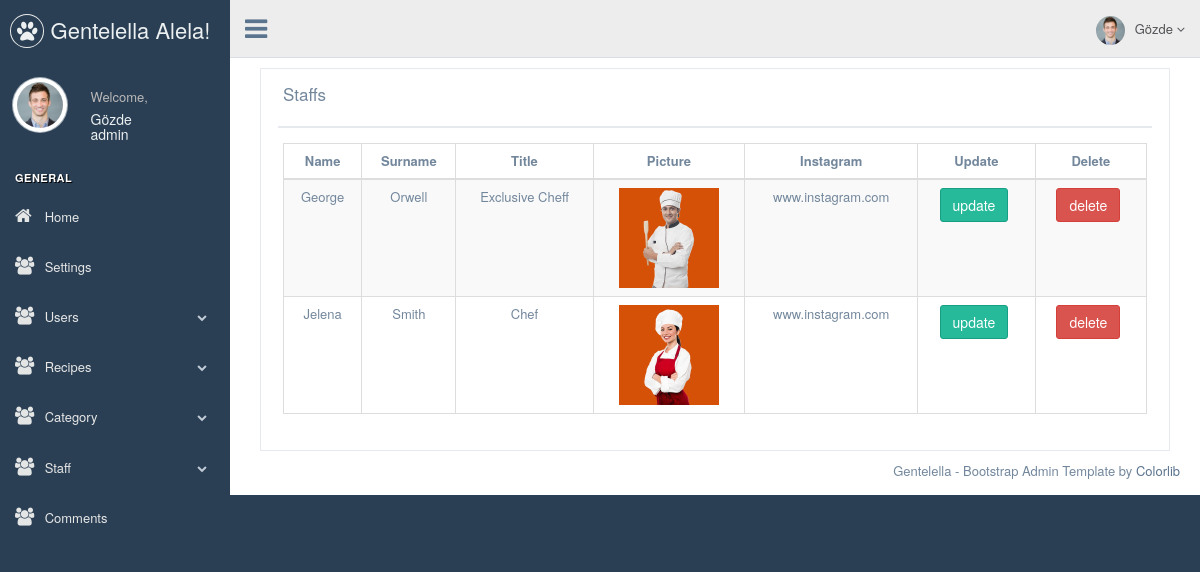
Screenshot of /admin/staff.php (signed in) with the database file from the repository.
### tables this page shows
CREATE TABLE `users` (
  `userid` int(10) NOT NULL,
  `username` varchar(100) NOT NULL,
  `usersurname` varchar(100) NOT NULL,
  `usermail` varchar(100) NOT NULL,
  `userpassword` varchar(100) NOT NULL,
  `userrights` int(2) NOT NULL,
  `usersalt` varchar(100) NOT NULL,
  `deleted` int(1) NOT NULL DEFAULT 0
);

CREATE TABLE `rights` (
  `rightsid` int(10) NOT NULL,
  `rightsname` varchar(50) NOT NULL,
  `rights` varchar(500) NOT NULL,
  `deleted` int(1) NOT NULL DEFAULT 0
);

CREATE TABLE `staff` (
  `staffid` int(10) NOT NULL,
  `staffname` varchar(50) NOT NULL,
  `staffsurname` varchar(50) NOT NULL,
  `stafftitle` varchar(100) NOT NULL,
  `staffpicture` varchar(250) NOT NULL,
  `staffinsta` varchar(250) NOT NULL,
  `deleted` int(1) NOT NULL DEFAULT 0
);

### admin/class/DB.php (called while the page is built, shortened)
<?php
class DB{
	public  static $_connect=null;
	private $_pdo,
	$_query,
	$_counter=0,
	$_result,
	$_errors=false;
	public  function __construct(){
		try {
			$this->_pdo = new PDO('mysql:host=localhost;dbname=dinner', "root", "");
			$this->_pdo->exec("set names utf8");
		} catch (PDOException $e) {
			die($e->getMessage());
		}
	}
	public static function connect(){
		if(!isset(self::$_connect)){
			self::$_connect = new DB();
		}
		return self::$_connect;
	}
	public  function bring($fields=array()){
		if(count($fields)){
			switch ($fields[1]) {
				case 'all':
				$sql="select * from $fields[0] where deleted = ?";
				if(!$this->query($sql,array(0))->errors()){
					return $this;
				}else{
					return false;
				}
				break;
				case 'query':
				$file=$fields[2];
				$operator=$fields[3];
				$value=$fields[4];
				$sql="select * from $fields[0] where deleted = ? and  $file $operator ? ";
				if(!$this->query($sql,array(0,$value))->errors()){
					return $this;
				}else{
					return false;
				}
				break;
			}
		}else{
			return false;
		}
	}
	public  function query($sql=null,$parametre=array()){
		if($sql && count($parametre)){
			if($this->_query=$this->_pdo->prepare($sql)){
				$x=1;
				if(count($parametre)){
					foreach ($parametre as $param) {
						$this->_query->bindValue($x,$param);
						$x++;
					}
					if($this->_query->execute()){
						$this->_result=$this->_query->fetchAll(PDO::FETCH_OBJ);
						$this->_counter=$this->_query->rowCount();
					}else{
						$this->_errors=true;
					}
					return $this;
				}else{
					return false;
				}
			}else{
				return false;
			}
		}else{
			return false;
		}
	}
	public  function counter(){
		return $this->_counter;
	}
	public  function errors(){
		return $this->_errors;
	}
	public  function first(){
		return $this->_result[0];
	}
}
?>

### admin/class/User.php (called while the page is built, shortened)
<?php
class User{
	private $_db,
	$_session,
	$_data,
	$_rightsname,
	$_counter=0;
	public function __construct($userid=null){
		$this->_db =  DB::connect();
		$this->_session="users";
		if(!$userid){
			if(Session::check($this->_session)){
				$sqldata=$this->_db->bring(array("users","query","usersalt","=",Session::bring($this->_session)));
				if($sqldata->counter()){
					$this->_data=$sqldata->first();
					$rights=$this->_db->bring(array("rights","query","rightsid","=",$this->_data->userrights));
					$this->_rightsname=$rights->first()->rightsname;
					return $this;
				}
			}else{
				return false;
			}
		}
	}
	public function rights($rights=null){
		if($rights){
			if($rightsquery=$this->_db->bring(array("rights","query","rightsid","=",$this->data()->userrights))){
				if($rightsquery->counter()){
					$rightsresult=json_decode($rightsquery->first()->rights,true);
					if(isset($rightsresult[$rights]) && $rightsresult[$rights]==true){
						return true;
					}else{
						return false;
					}
				}else{
					return false;
				}
			}else{
				return false;
			}
		}else{
			return false;
		}
	}
	public function data(){
		return $this->_data;
	}
	public function rightsname(){
		return $this->_rightsname;
	}
}

### admin/class/Session.php (called while the page is built, shortened)
<?php
class Session{
	public static function check($name=null){
		if($name){
			return (isset($_SESSION[$name]))? true : false;
		}else{
			return false;
		}
	}
	public static function bring($name=null){
		if($name){
			if(self::check($name)){
				return $_SESSION[$name];
			}else{
				return false;
			}
		}else{
			return false;
		}
	}
}
?>

### admin/class/Main.php (called while the page is built, shortened)
<?php
class Main{
	private $_db,
	$_data,
	$_counter;
	public  function __construct($data=array()){
		$this->_db=DB::connect();
	}
	public  function databring($fields){
		if(count($fields)){
			if($databr=$this->_db->bring($fields)){
				if($databr->counter()){
					$this->_counter=$databr->counter();
					if(count($databr->all())===1){
						$this->_data=$databr->first();
					}elseif(count($databr->all())>1){
						$this->_data=$databr->all();
					}
					return true;
				}else{
					return false;
				}
			}else{
				return false;
			}
		}else{
			return false;
		}
	}
	public  function data(){
		return $this->_data;
	}
	public  function counter(){
		return $this->_counter;
	}
}
?>

### admin/staff.php (the view, shortened to what this page needs)
<?php include 'header.php';
?>
<div class="right_col" role="main">
	<div class="col-md-12 col-sm-12 col-xs-12">
		<div class="x_panel">
			<div class="x_title">
				<h2>Staffs</small></h2>
				<div class="clearfix"></div>
			</div>
			<div class="x_content">
				<table id="datatable" class="table table-striped table-bordered">
					<thead>
						<tr>
							<th style="text-align: center;">Name</th>
							<th style="text-align: center;">Surname</th>
							<th style="text-align: center;">Title</th>
							<th style="text-align: center;">Picture</th>
							<th style="text-align: center;">Instagram</th>
							<th style="text-align: center;">Update</th>
							<th style="text-align: center;">Delete</th>
						</tr>
					</thead>
					<tbody>
						<?php
						$staff = new Main();
						$staff->databring(array("staff","all"));
						if($staff->counter()){
							foreach ($staff->data() as $key) { ?>
								<tr id="<?php echo $key->staffid; ?>">
									<td style="text-align: center;"><?php echo $key->staffname; ?></td>
									<td style="text-align: center;" ><?php echo $key->staffsurname  ?> </td>
									<td style="text-align: center;" ><?php echo $key->stafftitle  ?> </td>
									<td style="text-align: center;" ><img width="100px" height="100px"   src="<?php echo $key->staffpicture;  ?>"></td>
									<td style="text-align: center;" ><?php echo $key->staffinsta;  ?> </td>
									<td style="text-align: center;" ><a href="updatestaff.php?id=<?php echo $key->staffid ?>"><input type="button" class="btn btn-success" name="update" value="update"></a></td>
									<td style="text-align: center;">
										<input type="button" class="btn btn-danger" onclick="$.del('staff',<?php echo $key->staffid; ?>)" name="delete" value="delete">
									</td>
								</tr>
							<?php	}
						}else{
							Main::direct("index");
						}
						?>
					</tbody>
				</table>
			</div>
		</div>
	</div>
</div>
</div>
<?php include 'footer.php' ?>

### admin/header.php (shortened to what this page needs)
<?php
$user = new User();
if(!Session::check("users")){
  Main::direct("login");
}elseif($user->rights("panel")){
  $userr=$user->data();
}else{
 Main::direct("../index");
}
?>
<!DOCTYPE html>
<html lang="en">
<head>
  <link href="public/vendors/bootstrap/dist/css/bootstrap.min.css" rel="stylesheet">
  <link href="public/vendors/font-awesome/css/font-awesome.min.css" rel="stylesheet">
  <link href="public/vendors/nprogress/nprogress.css" rel="stylesheet">
  <link href="public/vendors/iCheck/skins/flat/green.css" rel="stylesheet">
  <link href="public/vendors/bootstrap-progressbar/css/bootstrap-progressbar-3.3.4.min.css" rel="stylesheet">
  <link href="public/vendors/jqvmap/dist/jqvmap.min.css" rel="stylesheet"/>
  <link href="public/vendors/bootstrap-daterangepicker/daterangepicker.css" rel="stylesheet">
  <link href="public/build/css/custom.min.css" rel="stylesheet">
  <link rel="stylesheet" type="text/css" href="https://cdnjs.cloudflare.com/ajax/libs/izitoast/1.4.0/css/iziToast.min.css">
</head>
<body class="nav-md">
<div class="container body">
  <div class="main_container">
    <div class="col-md-3 left_col">
      <div class="left_col scroll-view">
        <div class="navbar nav_title" style="border: 0;">
          <a href="/dinner/admin" class="site_title"><i class="fa fa-paw"></i> <span>Gentelella Alela!</span></a>
        </div>
        <div class="profile clearfix">
          <div class="profile_pic">
            <img src="public/images/img.jpg" alt="..." class="img-circle profile_img">
          </div>
          <div class="profile_info">
            <span>Welcome,</span>
            <h2><?php echo $userr->username; ?></h2>
            <h2><?php echo $user->rightsname(); ?></h2>
          </div>
        </div>
        <br />
        <div id="sidebar-menu" class="main_menu_side hidden-print main_menu">
          <div class="menu_section">
            <h3>General</h3>
            <ul class="nav side-menu">
              <li><a href="/dinner/admin"><i class="fa fa-home"></i> Home </a></li>
              <?php
              if($user->rights("settings")){ ?>
                <li><a href="settings.php"><i class="fa fa-users"></i> Settings</a></li>
              <?php }  ?>
              <?php
              if($user->rights("user")){ ?>
                <li><a><i class="fa fa-users"></i> Users <span class="fa fa-chevron-down"></span></a>
                </li>
              <?php }  ?>
              <?php
              if($user->rights("recipes")){ ?>
                <li><a><i class="fa fa-users"></i> Recipes <span class="fa fa-chevron-down"></span></a>
                </li>
              <?php }  ?>
              <?php
              if($user->rights("category")){ ?>
                <li><a><i class="fa fa-users"></i> Category <span class="fa fa-chevron-down"></span></a>
                </li>
              <?php }  ?>
              <?php
              if($user->rights("staff")){ ?>
                <li><a><i class="fa fa-users"></i> Staff <span class="fa fa-chevron-down"></span></a>
                </li>
              <?php }  ?>
              <?php
              if($user->rights("comments")){ ?>
                <li><a href="comments.php"><i class="fa fa-users"></i> Comments </a></li>
              <?php }  ?>
            </ul>
          </div>
        </div>
      </div>
    </div>
    <div class="top_nav">
      <div class="nav_menu">
        <nav>
          <div class="nav toggle">
            <a id="menu_toggle"><i class="fa fa-bars"></i></a>
          </div>
          <ul class="nav navbar-nav navbar-right">
            <li class="">
              <a href="javascript:;" class="user-profile dropdown-toggle" data-toggle="dropdown" aria-expanded="false">
                <img src="public/images/img.jpg" alt=""><?php echo $userr->username; ?>
                <span class=" fa fa-angle-down"></span>
              </a>
            </li>
          </ul>
        </nav>
      </div>
    </div>

### admin/footer.php (shortened to what this page needs)
<footer>
  <div class="pull-right">
    Gentelella - Bootstrap Admin Template by <a href="https://colorlib.com">Colorlib</a>
  </div>
</footer>
</div>
</body>
</html>

### rows the page displays
users: username "Gözde"
rights: rightsname "admin"
staff: staffname "George", staffsurname "Orwell", stafftitle "Exclusive Cheff", staffpicture (picture), staffinsta "www.instagram.com"
staff: staffname "Jelena", staffsurname "Smith", stafftitle "Chef", staffpicture (picture), staffinsta "www.instagram.com"
